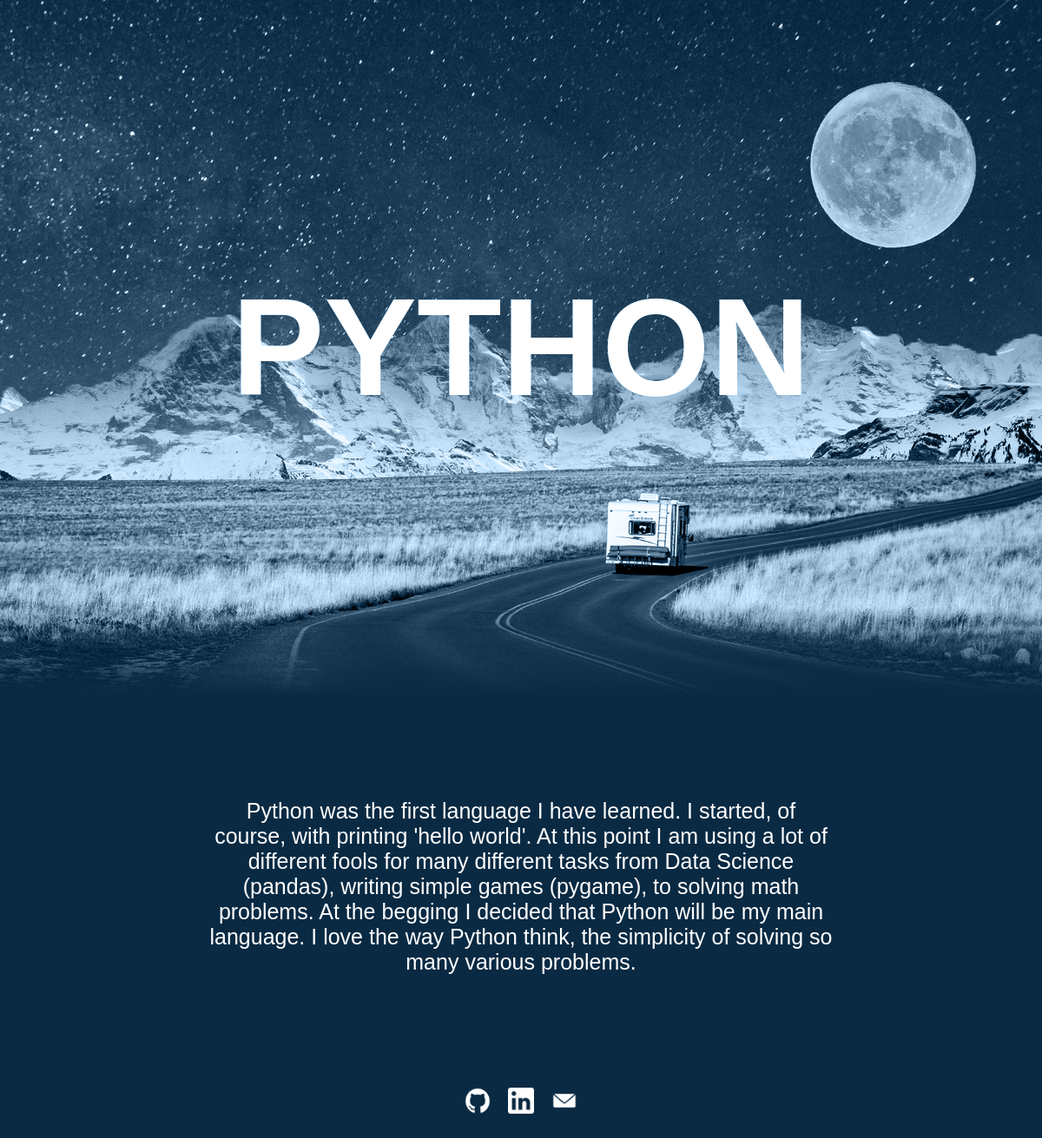
/skill/PYTHON/, run on the app's committed database.
### main/models.py (models this page shows, shortened)
class Language(models.Model):
    title = models.CharField(max_length=100)
    desc_short = models.TextField()
    description = models.TextField()
    class Meta:
        verbose_name = "Language"
        verbose_name_plural = "Languages"

### main/views.py (the view)
# urls.py: path('skill/<str:title>/', views.skill_view, name='skill')
def skill_view(request, title):
    lang = Language.objects.get(title__iexact=title)
    return render(request, 'main/skill.html', {"lang": lang})

### templates/main/skill.html (shortened to what this page needs)
{% load static %}
<!DOCTYPE html>
<html lang="en">
<head>
    <link rel="stylesheet" type="text/css" href="{% static 'css/style.css' %}">
    <link rel="stylesheet" type="text/css" href="{% static 'css/swiper.min.css' %}">
</head>
<body>
<section>
    <img src="{% static 'img/bg.jpg' %}" id="bg" alt="img">
    <img src="{% static 'img/moon.png' %}" id="moon" alt="img">
    <img src="{% static 'img/mountain.png' %}" id="mountain" alt="img">
    <img src="{% static 'img/road.png' %}" id="road" alt="img">
    <h2 id="text">{{ lang.title }}</h2>
</section>
<div class="description">
    <p id="desc" class="on">
        {{ lang.description }}
    </p>
</div>
<div id="empty">
    <a target="_blank" rel="noopener noreferrer" href="https://github.com/Mrklata"><img
            src="{% static 'img/git.png' %}" alt="img"></a>
    <a target="_blank" rel="noopener noreferrer"
       href="https://www.linkedin.com/in/%C5%82ukasz-kowalczyk-35259b19b/"><img src="{% static 'img/link.png' %}"
                                                                                alt="img"></a>
    <a target="_blank" rel="noopener noreferrer" href="mailto:lukasz98kowalczyk@gamail.com"><img
            src="{% static 'img/mail.png' %}" alt="img"></a>
</div>
</body>
</html>

### static/css/style.css (style rules this page uses)
* { margin: 0; padding: 0; font-family: 'Poppins', sans-serif; }
body { background: #0a2a43; min-height: 1500px; }
section { position: relative; width: 100%; height: 100vh; overflow: hidden; display: flex; justify-content: center; align-items: center; }
section:before { content: ''; position: absolute; bottom: 0; width: 100%; height: 100px; background: linear-gradient(to top, #0a2a43, transparent); z-index: 100; }
section:after { content: ''; position: absolute; top: 0; left: 0; width: 100%; height: 100%; background: #0a2a43; z-index: 100; mix-blend-mode: color; }
section img { position: absolute; top: 0; left: 0; width: 100%; height: 100%; object-fit: cover; pointer-events: none; }
#text { position: relative; color: white; font-size: 10em; z-index: 1; }
#road { z-index: 2; }
.description { text-align: center; margin: 10% 20%; font-size: 25px; color: white; }
#empty { display: flex; justify-content: center; align-items: center; margin: 50px; }
#empty img { height: 30px; width: 30px; margin: 10px; }

### data on the page
Language: title "PYTHON", description "Python was the first language I have learned. I started, of course, with printing 'hello world'. At this point I am using a lot of different fools for many different tasks from Data Science (pandas), writing simple games (pygame), to solving math problems. At the begging I decided that Python will be my main language. I love the way Python think, the simplicity of solving so many various problems."
